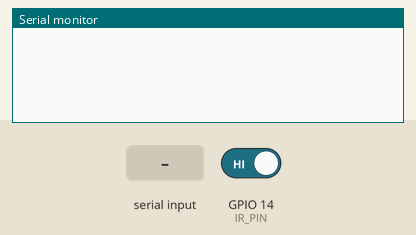
Recording of a program running on a simulated ESP32. On the bench: the last lines printed to the serial monitor. The inputs (shaded band) are chosen by the test bench; at power-on: GPIO 14 (IR_PIN) HIGH.

Above: at 1.2 s.
1.3 s: "r" received over Serial
At 2.1 s:
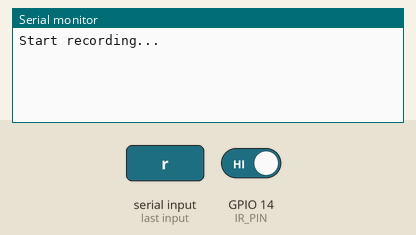
At 3.4 s:
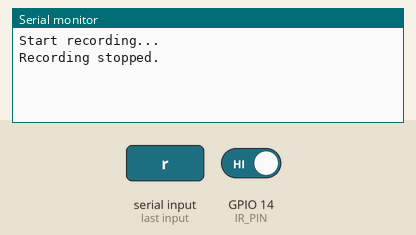

The program:

main.cpp
```cpp
#include <Arduino.h>

// ¶¨ÒåGPIOÒý½Å
const int IR_PIN = 14; // ºìÍâ½ÓÊÕÆ÷Á¬½ÓµÄGPIOÒý½Å
volatile unsigned long pulseWidths[100]; // ´æ´¢Âö¿íµÄÊý×é
volatile int pulseIndex = 0;
volatile bool recording = false;
volatile unsigned long lastTime = 0;

void IRAM_ATTR handleInterrupt() {
  // GPIOÖÐ¶Ï·þÎñÀý³Ì£¬¼ÇÂ¼Âö¿í
  if (recording && pulseIndex < 100) {
    unsigned long currentTime = micros();
    pulseWidths[pulseIndex++] = currentTime - lastTime; // ¼ÆËãÂö¿í
    lastTime = currentTime; // ¸üÐÂÉÏ´Î¼ÇÂ¼µÄÊ±¼ä
  }
}

void setup() {
  Serial.begin(115200);
  pinMode(IR_PIN, INPUT);

  // ÉèÖÃGPIOÖÐ¶Ï
  attachInterrupt(digitalPinToInterrupt(IR_PIN), handleInterrupt, CHANGE);
}

void loop() {
  // ¼ì²éÊÇ·ñÓÐ°´¼ü¿ªÊ¼Â¼ÖÆ
  if (Serial.available()) {
    char c = Serial.read();
    if (c == 'r') {
      // ¿ªÊ¼Â¼ÖÆ
      Serial.println("Start recording...");
      pulseIndex = 0;
      recording = true;
      lastTime = micros(); // ³õÊ¼»¯Ê±¼ä´Á
      delay(1000); // Â¼ÖÆ1Ãë
      recording = false;
      Serial.println("Recording stopped.");

      // ´òÓ¡Â¼ÖÆµÄÂö¿íÊý¾Ý
      for (int i = 0; i < pulseIndex; i++) {
        Serial.println(pulseWidths[i]);
      }
    }
  }
}
```

Measured:
- after the input at 1.3 s, the serial monitor: prints a new line at once (image 1)
